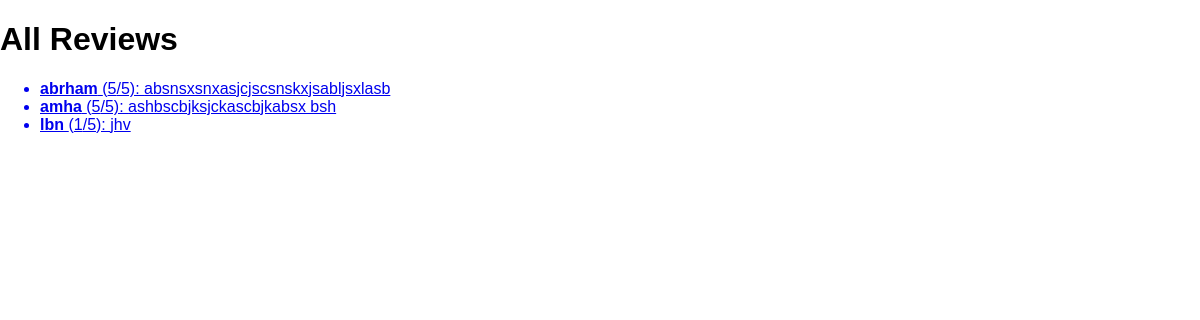
The app's page /reviews/ with its own data.
### reviews/models.py (models this page shows, shortened)
class Review(models.Model):
    username = models.CharField(max_length=100)
    review_text = models.TextField()
    rating = models.IntegerField()

### reviews/views.py (the view)
# urls.py: path("reviews/", views.ReviewsListView.as_view(), name="review_list"),
class ReviewsListView(ListView):
    model = Review
    template_name = 'reviews/review_list.html'
    context_object_name = 'reviews'

### reviews/templates/reviews/review_list.html (shortened to what this page needs)
{% extends 'reviews/base.html' %}
{% block content %}
    <h1>All Reviews</h1>
    <ul>
    {% for review in reviews %}
    <a href="{% url 'single_review' review.id %}">
        <li>
            <strong>{{ review.username }}</strong> ({{ review.rating }}/5): {{ review.review_text }}
        </li>
    </a>
    {% empty %}
        <li>No reviews yet.</li>
    {% endfor %}
    </ul>
{% endblock content %}

### reviews/static/reviews/styles.css (style rules this page uses)
body { font-family: sans-serif; margin: 0; }

### records on screen
Review: username "abrham", rating "5", review_text "absnsxsnxasjcjscsnskxjsabljsxlasb"
Review: username "amha", rating "5", review_text "ashbscbjksjckascbjkabsx bsh"
Review: username "lbn", rating "1", review_text "jhv"
